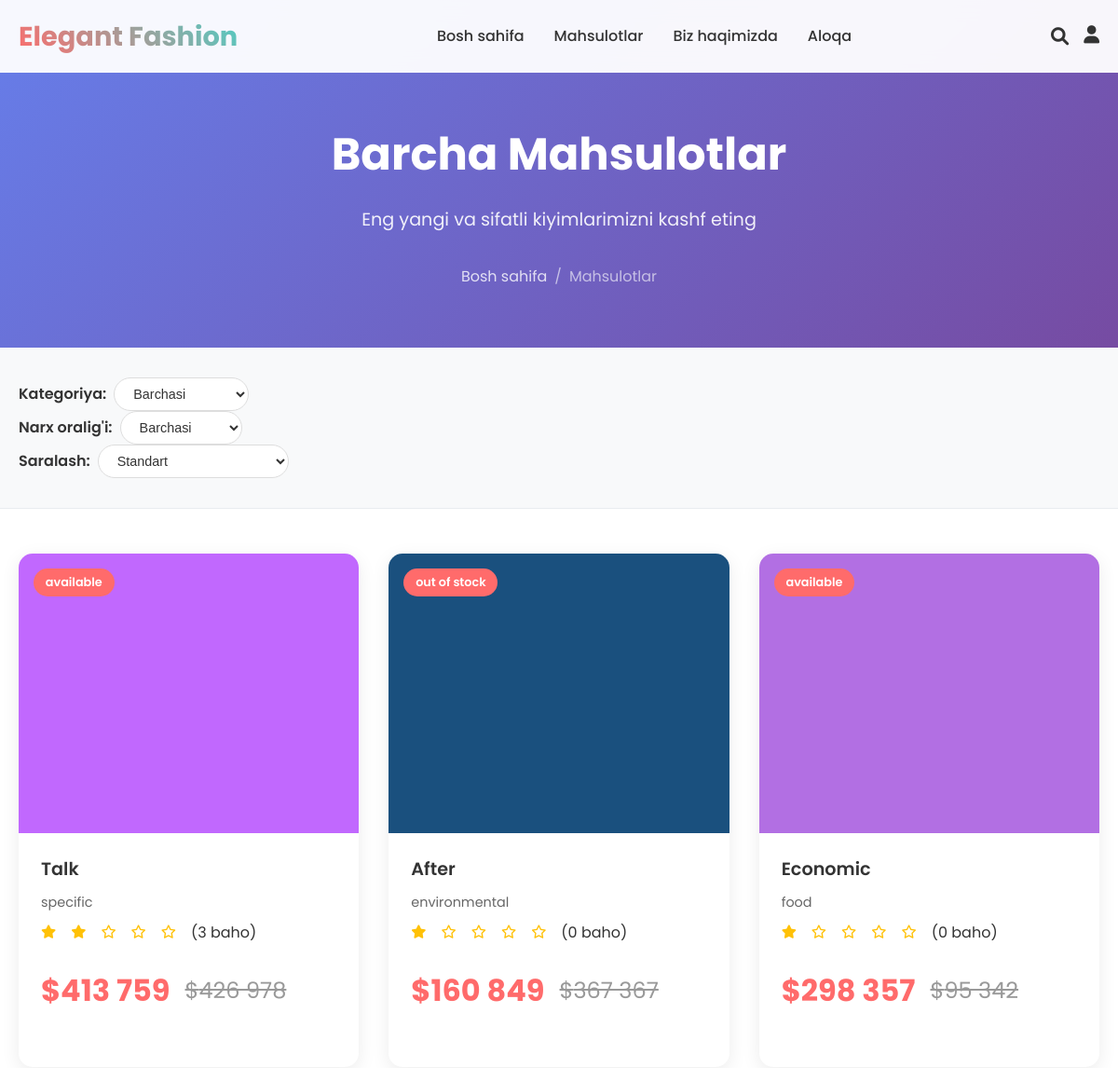
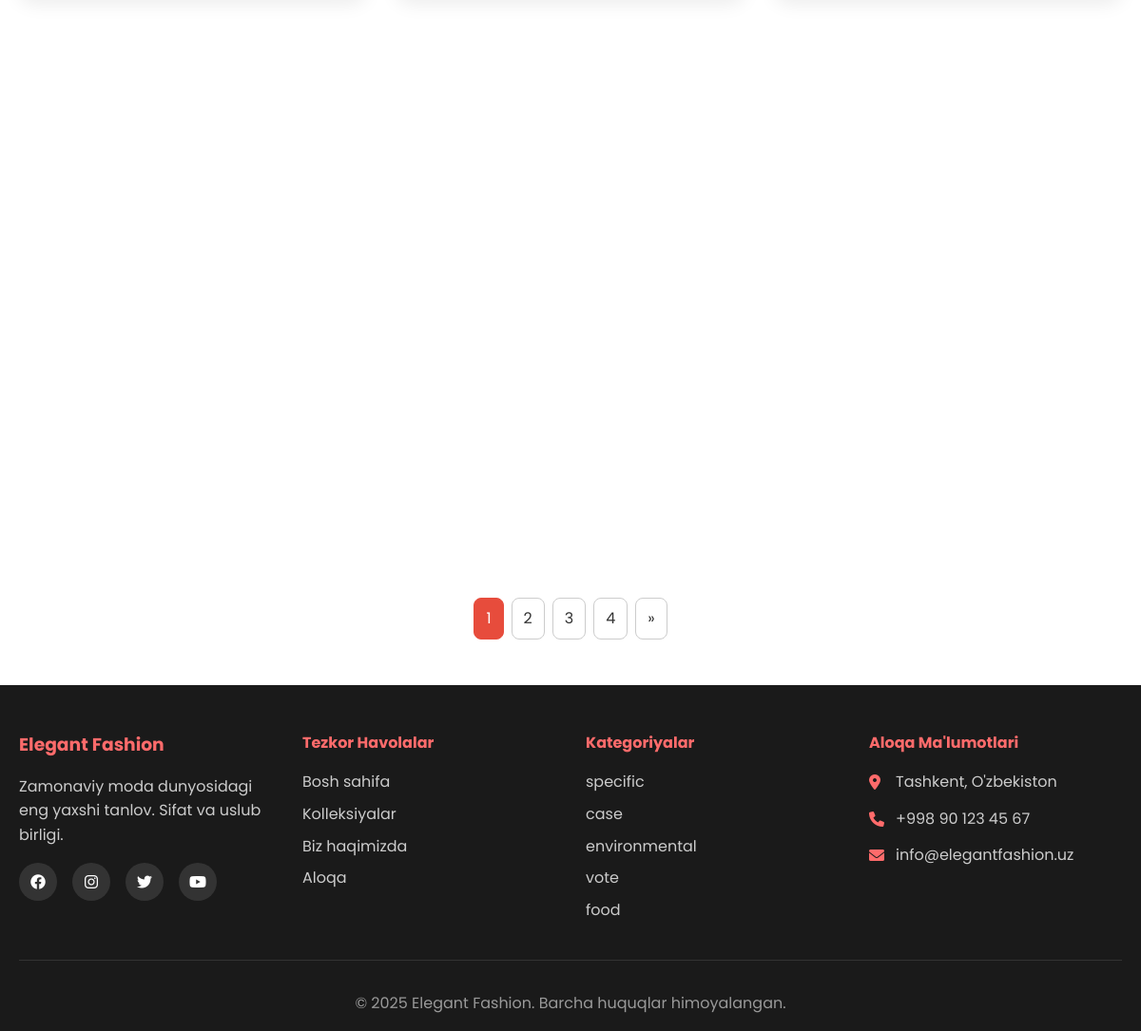
/product, run on the app's committed database (2 pictures, top to bottom).
### home/models.py (models this page shows, shortened)
class Product(models.Model):
    name = models.CharField(max_length=200)
    category = models.ForeignKey('Category', on_delete=models.CASCADE)
    description = models.TextField()
    current_price = models.IntegerField( blank=True, null=True)
    old_price = models.IntegerField( blank=True, null=True)
    main_image = models.ImageField(upload_to='')
    images = models.ManyToManyField('Images')
    grade = models.IntegerField(default=0)
    status = models.ForeignKey('Status', on_delete=models.CASCADE)
    count = models.IntegerField(default=0)
    colors = models.ManyToManyField('Colors')
    sizes = models.ManyToManyField('Sizes')
    materials = models.ForeignKey('Materials', on_delete=models.CASCADE, null=True)
    lengths = models.IntegerField(null=True, blank=True)
    producer = models.ForeignKey('Producer', on_delete=models.CASCADE, null=True)
    guarantee = models.IntegerField(null=True, blank=True)
    content = RichTextField(blank=True, null=True)
    top = models.BooleanField(default=False)

class Status(models.Model):
    name = models.CharField(max_length=50)
    def __str__(self):
        return self.name

class Category(models.Model):
    name = models.CharField(max_length=100)
    description = models.TextField(null=True, blank=True)
    image = models.ImageField(upload_to='', null=True, blank=True)
    def __str__(self):
        return self.name

### home/views.py (the view, shortened to what this page needs)
# urls.py: path('product', product, name='product'),
def product(request):
    products = Product.objects.all()
    category_id = request.GET.get('category')
    price_range = request.GET.get('price')
    sort_option = request.GET.get('sort')
    categories = Category.objects.all()
    products = Product.objects.all()
    selected_category = None
    if category_id:
        products = products.filter(category_id=category_id)
        selected_category = get_object_or_404(Category, id=category_id)
    paginator = Paginator(products, 5)
    page_number = request.GET.get('page')
    page_obj = paginator.get_page(page_number)
    context = {
        'categories': categories,
        'products': page_obj,
        'page_obj': page_obj,
        'selected_category': selected_category,
        'selected_price': price_range,
        'selected_sort': sort_option,
    }
    return render(request, 'products.html', context)

### home/tags.py (called while the page is built)
@register.filter
def intspace(value):
    try:
        orig = str(int(value))
        if orig.startswith('-'):
            negative = '-'
            orig = orig[1:]
        else:
            negative = ''
        result = ''
        for i, digit in enumerate(reversed(orig)):
            if i > 0 and i % 3 == 0:
                result = ' ' + result
            result = digit + result
        return negative + result
    except (ValueError, TypeError):
        return value

@register.filter
def categories(user):
    return Category.objects.all()

@register.filter
def star_rating_html(rating):
    if rating is None or rating == 0:
        rating = 0
    rating = max(1, min(5, int(rating)))
    html = ""
    for i in range(1, 6):
        if i <= rating:
            html += '<i class="fas fa-star text-warning"></i>'
        else:
            html += '<i class="far fa-star text-muted"></i>'
    return html

@register.filter
def reviews_count(product):
    from .models import ProductView
    return ProductView.objects.filter(product=product).count()

@register.filter
def average_rating(product):
    from .models import ProductView
    reviews = ProductView.objects.filter(product=product)
    if reviews.exists():
        avg = reviews.aggregate(Avg('rate'))['rate__avg']
        return round(avg, 2)  # O'rtacha qiymatni 2 xonagacha yaxlitlash
    return 0

### templates/products.html (shortened to what this page needs)
{% extends 'base.html' %}{% load static %} {% load tags %}
{% block content %}
<section class="page-header">
    <div class="container">
        <div class="page-header-content">
            <h1>Barcha Mahsulotlar</h1>
            <p>Eng yangi va sifatli kiyimlarimizni kashf eting</p>
            <nav class="breadcrumb">
                <a href="{% url 'home' %}">Bosh sahifa</a>
                <span>/</span>
                <span>Mahsulotlar</span>
            </nav>
        </div>
    </div>
</section>
<section>
    <section class="filter-section">
        <div class="container">
            <div class="filters">
                <form method="get" action="{% url 'product' %}">
                    <div class="filter-group">
                        <label>Kategoriya:</label>
                        <select name="category" id="categoryFilter" onchange="this.form.submit()">
                            <option value="">Barchasi</option>
                        </select>
                    </div>
                    <div class="filter-group">
                        <label>Narx oralig'i:</label>
                        <select name="price" id="priceFilter" onchange="this.form.submit()">
                            <option value="">Barchasi</option>
                        </select>
                    </div>
                    <div class="filter-group">
                        <label>Saralash:</label>
                        <select name="sort" id="sortFilter" onchange="this.form.submit()">
                            <option value="">Standart</option>
                        </select>
                    </div>
                </form>
            </div>
        </div>
    </section>
    <section class="products-page">
        <div class="container">
            <div class="products-grid" id="productsGrid">
                {% for product in products %}
                <div class="product-card" data-category="women" data-price="259">
                    <div class="product-image">
                        <img src="{{ product.main_image.url }}" alt="{{ product.name }}" width="100%">
                        <div class="product-badge">{{ product.status}}</div>
                    </div>
                    <div class="product-info">
                        <h4>{{ product.name }}</h4>
                        <p class="product-category">{{ product.category }}</p>
                        <div class="product-rating">
                           {{ product|average_rating|star_rating_html|safe }}
                        <span class="rating-count">({{ product|reviews_count }} baho)</span>
                        </div>
                        <div class="product-price">
                            <span class="current-price">${{ product.current_price|intspace }}</span>
                            <span class="old-price">${{ product.old_price|intspace }}</span>
                        </div>
                    </div>
                </div>
                {% endfor %}
            </div>
            <div class="pagination">
                {% for num in products.paginator.page_range %}
                {% if products.number == num %}
                <span class="active">{{ num }}</span>
                {% else %}
                <a
                    href="?category={{ selected_category.id }}&price={{ selected_price }}&sort={{ selected_sort }}&page={{ num }}">{{num }}</a>
                {% endif %}
                {% endfor %}
                {% if products.has_next %}
                <a
                    href="?category={{ selected_category }}&price={{ selected_price }}&sort={{ selected_sort }}&page={{ products.next_page_number }}">&raquo;</a>
                {% endif %}
            </div>
        </div>
    </section>
    {% endblock %}

### templates/base.html (shortened to what this page needs)
{% load static %} {% load tags %}
<!DOCTYPE html>
<html lang="uz">
<head>
    <link rel="stylesheet" href="{% static 'css/style.css' %}">
    <link rel="stylesheet" href="{% static 'css/additional-styles.css' %}">
    <link rel="stylesheet" href="https://cdnjs.cloudflare.com/ajax/libs/font-awesome/6.0.0/css/all.min.css">
</head>
<body>
    <header class="header">
        <nav class="navbar">
            <div class="nav-container">
                <div class="nav-logo">
                    <h2>Elegant Fashion</h2>
                </div>
                <ul class="nav-menu">
                    <li class="nav-item">
                        <a href="{% url 'home' %}" class="nav-link">Bosh sahifa</a>
                    </li>
                    <li class="nav-item">
                        <a href="{% url 'product' %}" class="nav-link">Mahsulotlar</a>
                    </li>
                    <li class="nav-item">
                        <a href="{% url 'about' %}" class="nav-link">Biz haqimizda</a>
                    </li>
                    <li class="nav-item">
                        <a href="{% url 'contact' %}" class="nav-link">Aloqa</a>
                    </li>
                </ul>
                <div class="nav-icons">
                    <i class="fas fa-search"></i>
                    {% if user.is_authenticated %}
                    <i class="fas fa-user"></i> {{ request.user.username }}
                    <a href="{% url 'cart' %}" class="cart-link">
                        <i class="fas fa-shopping-bag"></i>
                        <span class="cart-count">{{ request.user|cart_count }}</span>
                    </a>
                    <a href="{% url 'logout' %}" class="cart-link">
                        Chiqish
                    </a>
                    <a href="{% url 'likes' %}" class="cart-link"><i class="fas fa-heart"></i> <span class="cart-count">{{ request.user|likes_count }}</span></a>
                    {% else %}
                    <a href="{% url 'login' %}"><i class="fas fa-user"></i></a>
                    {% endif %}
                </div>
            </div>
        </nav>
    </header>
    {% block content %}
    {% endblock %}
    <footer id="contact" class="footer">
        <div class="container">
            <div class="footer-content">
                <div class="footer-section">
                    <h3>Elegant Fashion</h3>
                    <p>Zamonaviy moda dunyosidagi eng yaxshi tanlov. Sifat va uslub birligi.</p>
                    <div class="social-links">
                        <a href="#"><i class="fab fa-facebook"></i></a>
                        <a href="#"><i class="fab fa-instagram"></i></a>
                        <a href="#"><i class="fab fa-twitter"></i></a>
                        <a href="#"><i class="fab fa-youtube"></i></a>
                    </div>
                </div>
                <div class="footer-section">
                    <h4>Tezkor Havolalar</h4>
                    <ul>
                        <li><a href="{% url 'home' %}">Bosh sahifa</a></li>
                        <li><a href="{% url 'product' %}">Kolleksiyalar</a></li>
                        <li><a href="{% url 'about' %}">Biz haqimizda</a></li>
                        <li><a href="{% url 'contact' %}">Aloqa</a></li>
                    </ul>
                </div>
                <div class="footer-section">
                    <h4>Kategoriyalar</h4>
                    <ul>
                        {% for category in request.user|categories %}
                        <li><a href="{% url 'product' %}?category={{ category.id }}">{{ category.name }}</a></li>
                        {% endfor %}
                    </ul>
                </div>
                <div class="footer-section">
                    <h4>Aloqa Ma'lumotlari</h4>
                    <div class="contact-info">
                        <p><i class="fas fa-map-marker-alt"></i> Tashkent, O'zbekiston</p>
                        <p><i class="fas fa-phone"></i> +998 90 123 45 67</p>
                        <p><i class="fas fa-envelope"></i> info@elegantfashion.uz</p>
                    </div>
                </div>
            </div>
            <div class="footer-bottom">
                <p>&copy; 2025 Elegant Fashion. Barcha huquqlar himoyalangan.</p>
            </div>
        </div>
    </footer>
</body>
</html>

### static/css/style.css (style rules this page uses)
* { margin: 0; padding: 0; box-sizing: border-box; }
a { text-decoration: none !important; color: inherit !important; }
body { font-family: 'Poppins', sans-serif; line-height: 1.6; color: #333; overflow-x: hidden; }
.container { max-width: 1200px; margin: 0 auto; padding: 0 20px; }
.header { position: fixed; top: 0; left: 0; width: 100%; background: rgba(255, 255, 255, 0.95); backdrop-filter: blur(10px); z-index: 1000; transition: all 0.3s ease; }
.product-image { width: 100%; height: auto; object-fit: cover; }
.navbar { padding: 1rem 0; }
.nav-container { display: flex; justify-content: space-between; align-items: center; max-width: 1200px; margin: 0 auto; padding: 0 20px; }
.nav-logo h2 { background: linear-gradient(45deg, #ff6b6b, #4ecdc4); background-clip: text; -webkit-background-clip: text; -webkit-text-fill-color: transparent; font-size: 1.8rem; font-weight: 700; }
.nav-menu { display: flex; list-style: none; gap: 2rem; }
.nav-link { text-decoration: none; color: #333; font-weight: 500; transition: color 0.3s ease; position: relative; }
.nav-link::after { content: ''; position: absolute; bottom: -5px; left: 0; width: 0; height: 2px; background: linear-gradient(45deg, #ff6b6b, #4ecdc4); transition: width 0.3s ease; }
.nav-icons { display: flex; gap: 1rem; align-items: center; }
.nav-icons i { font-size: 1.2rem; color: #333; cursor: pointer; transition: color 0.3s ease; }
.products-grid { display: grid; grid-template-columns: repeat(auto-fit, minmax(280px, 1fr)); gap: 2rem; }
.product-card { background: white; border-radius: 15px; overflow: hidden; box-shadow: 0 5px 20px rgba(0, 0, 0, 0.08); transition: transform 0.3s ease, box-shadow 0.3s ease; }
.product-image { position: relative; height: 300px; overflow: hidden; }
.product-badge { position: absolute; top: 1rem; left: 1rem; background: #ff6b6b; color: white; padding: 0.3rem 0.8rem; border-radius: 15px; font-size: 0.8rem; font-weight: 600; }
.product-info { padding: 1.5rem; }
.product-info h4 { font-size: 1.2rem; font-weight: 600; margin-bottom: 0.5rem; color: #333; }
.product-rating { margin-bottom: 1rem; }
.product-rating i { color: #ffc107; font-size: 0.9rem; }
.product-price { display: flex; align-items: center; gap: 0.5rem; }
.current-price { font-size: 1.2rem; font-weight: 700; color: #ff6b6b; }
.old-price { font-size: 1rem; color: #999; text-decoration: line-through; }
.footer { background: #1a1a1a; color: white; padding: 3rem 0 1rem; }
.footer-content { display: grid; grid-template-columns: repeat(auto-fit, minmax(250px, 1fr)); gap: 2rem; margin-bottom: 2rem; }
.footer-section h3, .footer-section h4 { margin-bottom: 1rem; color: #ff6b6b; }
.footer-section p, .footer-section li { color: #ccc; margin-bottom: 0.5rem; }
.footer-section ul { list-style: none; }
.footer-section a { color: #ccc; text-decoration: none; transition: color 0.3s ease; }
.social-links { display: flex; gap: 1rem; margin-top: 1rem; }
.social-links a { display: inline-block; width: 40px; height: 40px; background: #333; border-radius: 50%; display: flex; align-items: center; justify-content: center; transition: background 0.3s ease; }
.contact-info p { display: flex; align-items: center; gap: 0.5rem; margin-bottom: 0.8rem; }
.contact-info i { color: #ff6b6b; width: 20px; }
.footer-bottom { text-align: center; padding-top: 2rem; border-top: 1px solid #333; color: #999; }
.page-header { padding: 8rem 0 4rem; background: linear-gradient(135deg, #667eea 0%, #764ba2 100%); color: white; text-align: center; }
.page-header h1 { font-size: 3rem; font-weight: 700; margin-bottom: 1rem; }
.page-header p { font-size: 1.2rem; margin-bottom: 2rem; opacity: 0.9; }
.breadcrumb { display: flex; justify-content: center; align-items: center; gap: 0.5rem; margin-top: 1rem; }
.breadcrumb a { color: white; text-decoration: none; opacity: 0.8; transition: opacity 0.3s ease; }
.breadcrumb span { opacity: 0.6; }
html { scroll-behavior: smooth; }

### data on the page
Product: main_image (picture), status "available", name "Talk", category "specific", id "3", current_price "413 759", old_price "426 978"
Product: main_image (picture), status "out of stock", name "After", category "environmental", id "0", current_price "160 849", old_price "367 367"
Product: main_image (picture), status "available", name "Economic", category "food", id "0", current_price "298 357", old_price "95 342"
Category: name "specific"
Category: name "case"
Category: name "environmental"
Category: name "vote"
Category: name "food"

### other printed values
{{ num }} "1"
{{ num }} "2" "3" "4"
